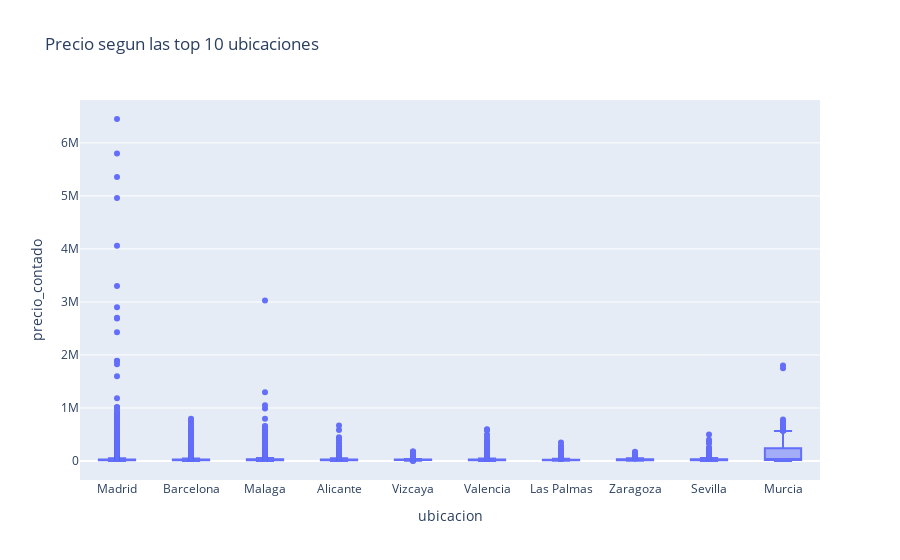

Here is the notebook cell this chart was saved with:
### Markdown cell above
* Creamos un boxplot usando Plotly Express para visualizar la distribucion del "precio_contado" en las 10 ubicaciones con mas anuncios

### Code cell
fig = px.box(df_top, x='ubicacion', y='precio_contado', title='Precio segun las top 10 ubicaciones')
fig.show()

### Figure 1 — Plotly figure (JSON) as saved in the notebook; plotly's stock layout.template omitted (floating-point values rounded to 4 significant figures; data arrays with more than 128 entries replaced by an {"elided": "..."} marker saying what was removed)
{"data": [{"alignmentgroup": "True", "hovertemplate": "ubicacion=%{x}<br>precio_contado=%{y}<extra></extra>", "legendgroup": "", "marker": {"color": "#636efa"}, "name": "", "notched": false, "offsetgroup": "", "orientation": "v", "showlegend": false, "type": "box", "x": {"elided": "63314 str values"}, "x0": " ", "xaxis": "x", "y": {"elided": "63314 float values"}, "y0": " ", "yaxis": "y"}], "layout": {"boxmode": "group", "legend": {"tracegroupgap": 0}, "title": {"text": "Precio segun las top 10 ubicaciones"}, "xaxis": {"anchor": "y", "domain": [0, 1], "title": {"text": "ubicacion"}}, "yaxis": {"anchor": "x", "domain": [0, 1], "title": {"text": "precio_contado"}}}}
